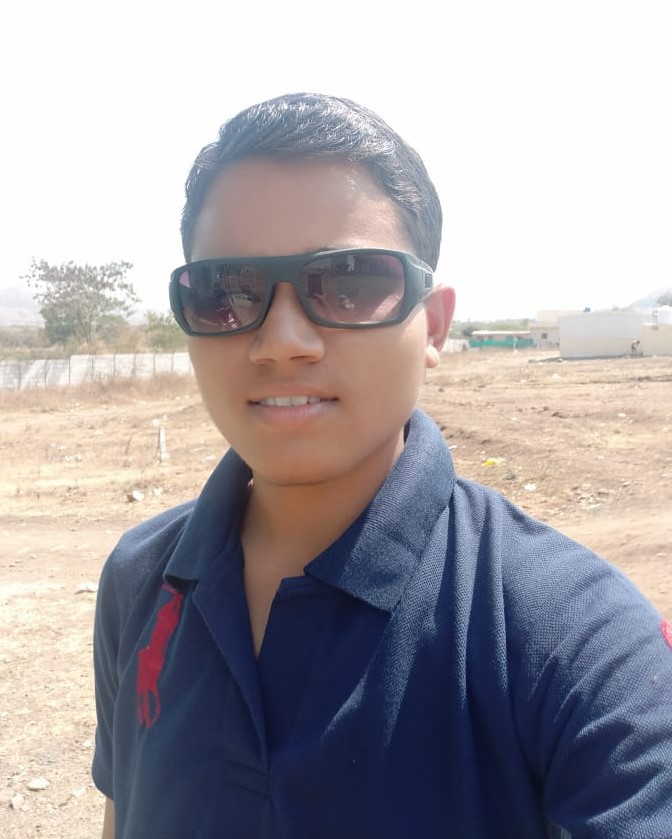
#> input picture OpenCV/chetan1.jpg, 672 x 839 px
$ python 3_resising_and_croping.py
#> lines starting #> are read from the running program, lines starting #| are printed output that depends on the picture
# In opencv y axis is towerds the south (down)
import cv2
import numpy as np


img = cv2.imread('chetan1.jpg')
#> img is the input picture: shape (839, 672, 3); mean B, G, R 166.7, 161.9, 166.5

print(img.shape)  # show the size (h,w, channel for bgr)
#| (839, 672, 3)

img_resize = cv2.resize(img, (400, 300))  # (w,h)
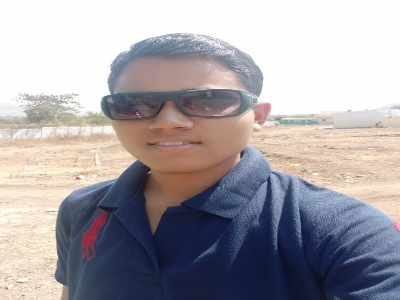
#> img_resize: shape (300, 400, 3); mean B, G, R 166.6, 161.9, 166.4
img_cropped = img[:300, 200:500] #(h,w)
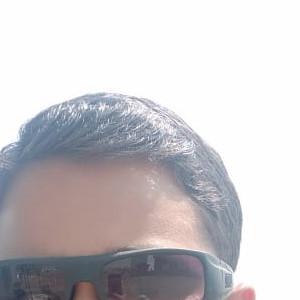
#> img_cropped: shape (300, 300, 3); mean B, G, R 202.1, 199.2, 202

print(img_resize.shape)
#| (300, 400, 3)

cv2.imshow('output', img)
# cv2.imshow('resize image',img_resize)
cv2.imshow('cropped image', img_cropped)

cv2.waitKey(0)

$ run again, with OpenCV/shapes.png saved as OpenCV/chetan1.jpg
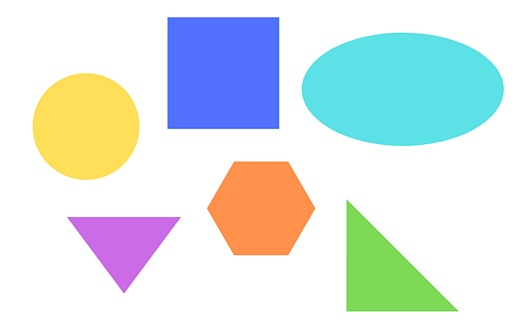
#> input picture OpenCV/shapes.png, 522 x 326 px
#> img is the input picture: shape (326, 522, 3); mean B, G, R 228.2, 229.3, 218.7
#| (326, 522, 3)
#> `img_resize = cv2.resize(img, (400, 300))`:
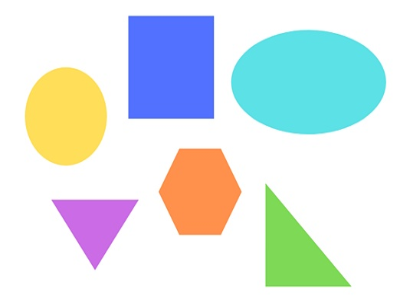
#> img_resize: shape (300, 400, 3); mean B, G, R 228.2, 229.3, 218.6
#> `img_cropped = img[:300, 200:500]`:
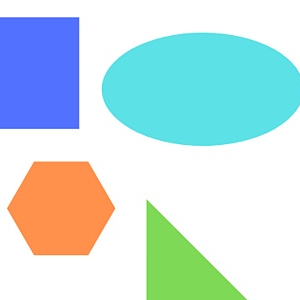
#> img_cropped: shape (300, 300, 3); mean B, G, R 224.8, 223.4, 197.9
#| (300, 400, 3)
